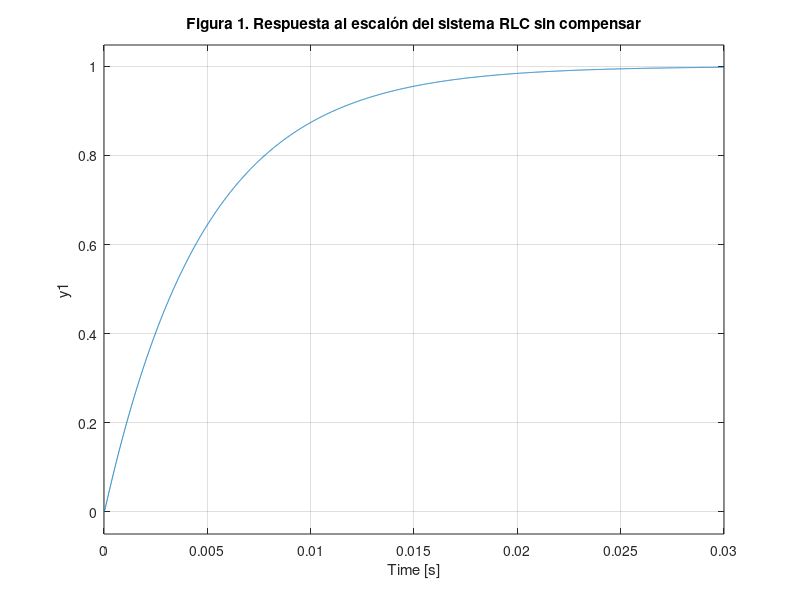
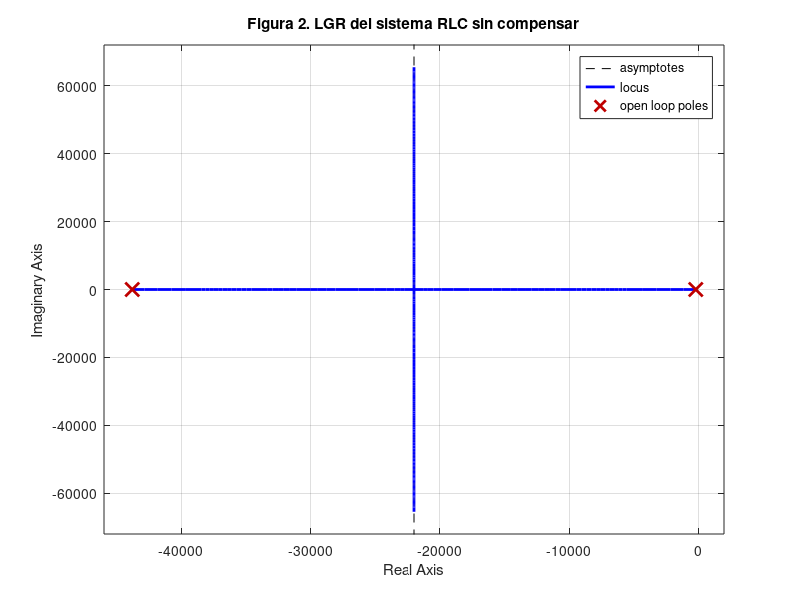
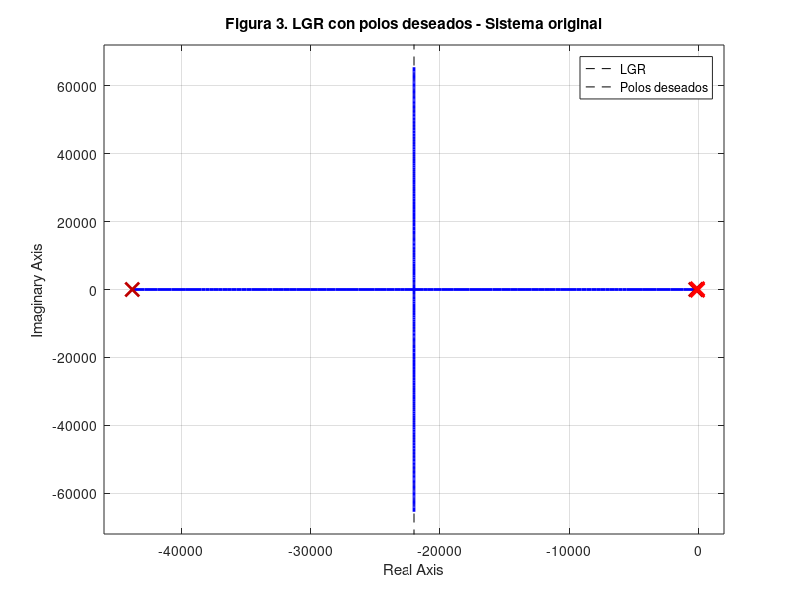
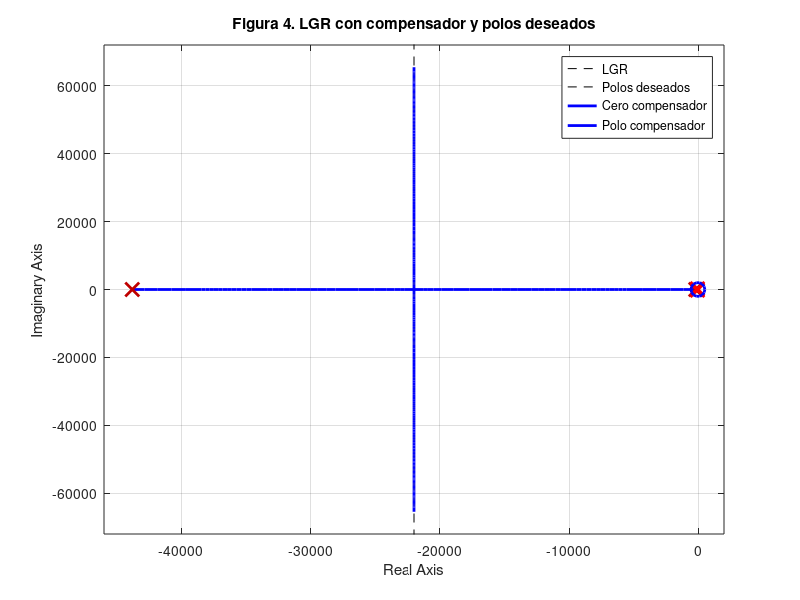

Here is the MATLAB script that generated these plots, in order: (Note: this script raises an error after producing the figures.)
clc; clear; close all;

%% Parámetros del circuito RLC
R = 22;                % Ohmios
L = 500e-6;            % Henrios
C = 220e-6;            % Faradios

%% Función de transferencia: Vo(s)/Vi(s)
num = [1];
den = [L*C, R*C, 1];
G_RLC = tf(num, den);

%% Polos y ceros del sistema original
disp('Polos del sistema RLC:');
polos_sistema = pole(G_RLC)
disp('Ceros del sistema RLC:');
ceros_sistema = zero(G_RLC)

%% Gráfico 1: Respuesta al escalón del sistema original
figure;
step(G_RLC);
title('Figura 1. Respuesta al escalón del sistema RLC sin compensar');
grid on;

%% Gráfico 2: Lugar de las raíces del sistema original
figure;
rlocus(G_RLC);
title('Figura 2. LGR del sistema RLC sin compensar');
grid on;

%% Especificaciones de diseño
Mp = 0.25;                % 25%
tss = 50e-3;              % 50 ms

% Cálculo de ζ y ωn
zeta = -log(Mp) / sqrt(pi^2 + log(Mp)^2);
wn = 4 / (zeta * tss);

% Ecuación característica deseada
char_eq_deseada = [1, 2*zeta*wn, wn^2];
polos_deseados = roots(char_eq_deseada);
disp('Polos deseados del sistema:');
disp(polos_deseados);

%% Gráfico 3: LGR del sistema original con polos deseados
figure;
rlocus(G_RLC);
hold on;
plot(real(polos_deseados), imag(polos_deseados), 'rx', 'MarkerSize', 10, 'LineWidth', 2);
title('Figura 3. LGR con polos deseados - Sistema original');
legend('LGR','Polos deseados');
grid on;

%% Diseño del compensador en adelanto
% Colocamos un cero en el polo más alejado del sistema original
zero_compensador = real(polos_sistema(1));  % cancelación
p1 = real(polos_sistema(2));
p2 = real(polos_sistema(1));

% Cálculo del ángulo θ requerido
theta4 = pi - atan(imag(polos_deseados(1)) / -(p1 - real(polos_deseados(1))));

% Cálculo del nuevo polo (adelantado)
polo_compensador = imag(polos_deseados(1)) / tan(pi - theta4) + real(polos_deseados(1));

disp(['Cero del compensador = ', num2str(zero_compensador)]);
disp(['Polo del compensador = ', num2str(polo_compensador)]);

%% Gráfico 4: Polos y ceros del sistema original + compensador + polos deseados
figure;
rlocus(G_RLC);
hold on;
plot(real(polos_deseados), imag(polos_deseados), 'rx', 'MarkerSize', 10, 'LineWidth', 2);
plot(-zero_compensador, 0, 'go', 'MarkerSize', 10, 'LineWidth', 2);
plot(-polo_compensador, 0, 'bo', 'MarkerSize', 10, 'LineWidth', 2);
title('Figura 4. LGR con compensador y polos deseados');
legend('LGR','Polos deseados','Cero compensador','Polo compensador');
grid on;

%% Construcción del compensador
num_comp = [1, -zero_compensador];
den_comp = [1, -polo_compensador];
G_compensador = tf(num_comp, den_comp);

% Sistema en lazo abierto con compensador (sin ganancia aún)
G_total_abierto = series(G_RLC, G_compensador);

%% Cálculo de Kc para ubicar los polos deseados
s_eval = polos_deseados(1);
Kc = 1 / abs(evalfr(G_total_abierto, s_eval));
disp(['Kc calculado = ', num2str(Kc)]);

% Compensador con ganancia
G_total_con_Kc = feedback(Kc * G_total_abierto, 1);

%% Gráfico 5: Respuesta al escalón del sistema compensado
figure;
step(G_total_con_Kc);
title('Figura 5. Respuesta al escalón del sistema RLC compensado');
grid on;

%% Gráfico 6: LGR del sistema compensado completo
figure;
rlocus(Kc * G_total_abierto);
hold on;
plot(real(polos_deseados), imag(polos_deseados), 'rx', 'MarkerSize', 10, 'LineWidth', 2);
title('Figura 6. LGR del sistema RLC compensado con Kc');
legend('LGR','Polos deseados');
grid on;

%% Validación final
info = stepinfo(G_total_con_Kc);
fprintf('\n--- Desempeño del sistema compensado ---\n');
fprintf('Overshoot: %.2f %%\n', info.Overshoot);
fprintf('Tiempo de establecimiento: %.4f s\n', info.SettlingTime);
%% Figura 7: Polos y ceros del sistema completo
figure;
pzmap(G_total_con_Kc); 
hold on;
plot(real(polos_deseados), imag(polos_deseados), 'rx', 'MarkerSize', 10, 'LineWidth', 2); % polos deseados
plot(-zero_compensador, 0, 'go', 'MarkerSize', 10, 'LineWidth', 2); % cero
plot(-polo_compensador, 0, 'bo', 'MarkerSize', 10, 'LineWidth', 2); % polo
title('Figura 7. Polos y ceros: sistema, compensador y deseados');
legend('Polos del sistema','Polos deseados','Cero compensador','Polo compensador');
grid on;

%% Figura 8: LGR del sistema compensado en lazo cerrado
% Esta gráfica es similar al LGR compensado, pero confirmando cierre del lazo
figure;
rlocus(Kc * G_total_abierto);
hold on;
pz = pole(G_total_con_Kc);
plot(real(pz), imag(pz), 'ms', 'MarkerSize', 10, 'LineWidth', 2); % Polos reales del sistema en lazo cerrado
title('Figura 8. LGR del sistema compensado en lazo cerrado');
legend('LGR','Polos lazo cerrado');
grid on;
